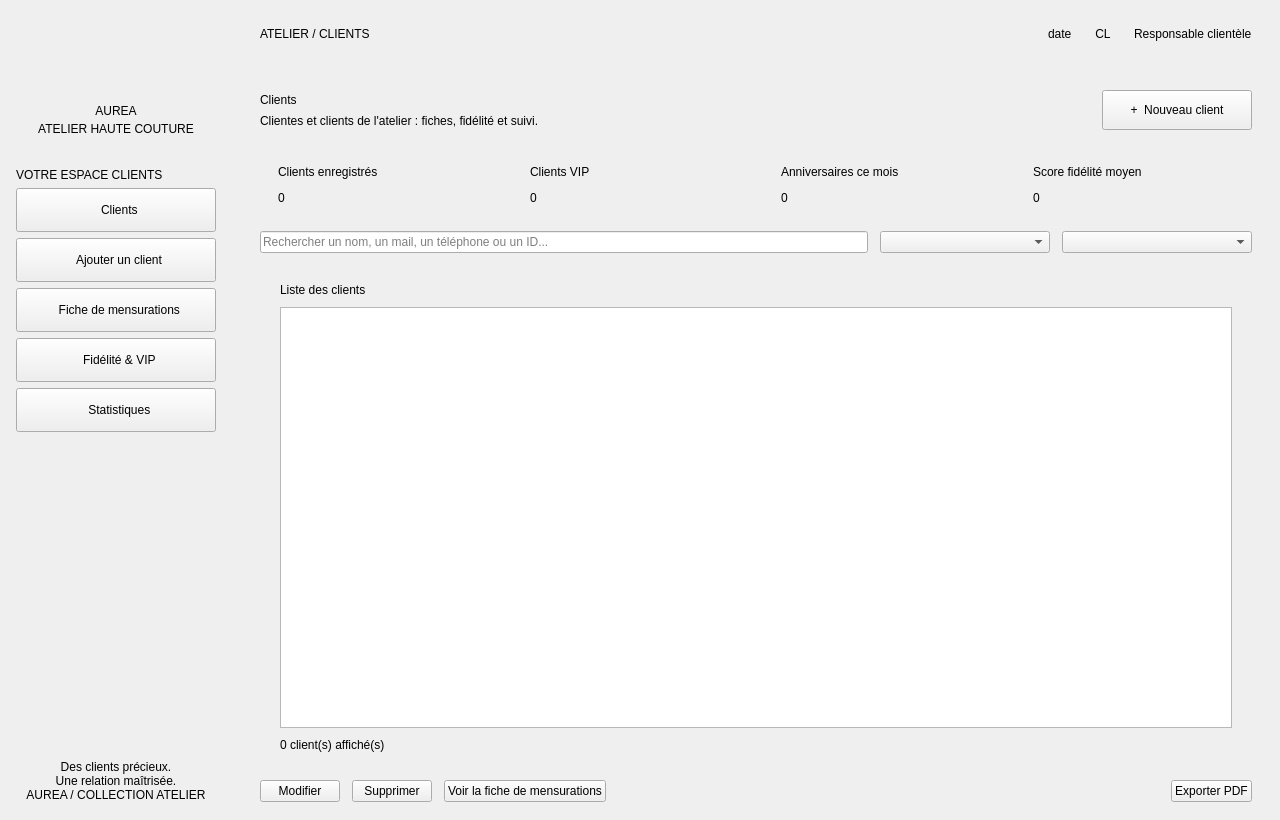
<?xml version="1.0" encoding="UTF-8"?>
<ui version="4.0">
 <class>ClientWindow</class>
 <widget class="QMainWindow" name="ClientWindow">
  <property name="geometry">
   <rect><x>0</x><y>0</y><width>1280</width><height>820</height></rect>
  </property>
  <property name="minimumSize">
   <size><width>1180</width><height>720</height></size>
  </property>
  <property name="windowTitle">
   <string>AUREA — Gestion des clients</string>
  </property>
  <widget class="QWidget" name="centralwidget">
   <layout class="QHBoxLayout" name="rootLayout">
    <property name="spacing"><number>0</number></property>
    <property name="leftMargin"><number>0</number></property>
    <property name="topMargin"><number>0</number></property>
    <property name="rightMargin"><number>0</number></property>
    <property name="bottomMargin"><number>0</number></property>

    <!-- ================= SIDEBAR ================= -->
    <item>
     <widget class="QFrame" name="sidebar">
      <property name="minimumSize"><size><width>232</width><height>0</height></size></property>
      <property name="maximumSize"><size><width>232</width><height>16777215</height></size></property>
      <layout class="QVBoxLayout" name="sidebarLayout">
       <property name="spacing"><number>6</number></property>
       <property name="leftMargin"><number>16</number></property>
       <property name="rightMargin"><number>16</number></property>
       <property name="topMargin"><number>24</number></property>
       <property name="bottomMargin"><number>18</number></property>
       <item>
        <layout class="QVBoxLayout" name="brandLayout">
         <property name="spacing"><number>4</number></property>
         <item>
          <widget class="QLabel" name="logoLabel">
           <property name="minimumSize"><size><width>0</width><height>76</height></size></property>
           <property name="maximumSize"><size><width>16777215</width><height>76</height></size></property>
           <property name="alignment"><set>Qt::AlignCenter</set></property>
          </widget>
         </item>
         <item>
          <widget class="QLabel" name="brandName">
           <property name="text"><string>AUREA</string></property>
           <property name="alignment"><set>Qt::AlignCenter</set></property>
          </widget>
         </item>
         <item>
          <widget class="QLabel" name="brandSub">
           <property name="text"><string>ATELIER HAUTE COUTURE</string></property>
           <property name="alignment"><set>Qt::AlignCenter</set></property>
          </widget>
         </item>
        </layout>
       </item>
       <item>
        <spacer name="spacerBrand">
         <property name="orientation"><enum>Qt::Vertical</enum></property>
         <property name="sizeType"><enum>QSizePolicy::Fixed</enum></property>
         <property name="sizeHint" stdset="0"><size><width>20</width><height>26</height></size></property>
        </spacer>
       </item>
       <item>
        <widget class="QLabel" name="navTitle">
         <property name="text"><string>VOTRE ESPACE CLIENTS</string></property>
        </widget>
       </item>
       <item>
        <widget class="QPushButton" name="btnNavClients">
         <property name="minimumSize"><size><width>0</width><height>44</height></size></property>
         <property name="text"><string>  Clients</string></property>
         <property name="checked"><bool>true</bool></property>
        </widget>
       </item>
       <item>
        <widget class="QPushButton" name="btnNavAjouter">
         <property name="minimumSize"><size><width>0</width><height>44</height></size></property>
         <property name="text"><string>  Ajouter un client</string></property>
        </widget>
       </item>
       <item>
        <widget class="QPushButton" name="btnNavMesures">
         <property name="minimumSize"><size><width>0</width><height>44</height></size></property>
         <property name="text"><string>  Fiche de mensurations</string></property>
        </widget>
       </item>
       <item>
        <widget class="QPushButton" name="btnNavFidelite">
         <property name="minimumSize"><size><width>0</width><height>44</height></size></property>
         <property name="text"><string>  Fidélité &amp;&amp; VIP</string></property>
        </widget>
       </item>
       <item>
        <widget class="QPushButton" name="btnNavStats">
         <property name="minimumSize"><size><width>0</width><height>44</height></size></property>
         <property name="text"><string>  Statistiques</string></property>
        </widget>
       </item>
       <item>
        <spacer name="spacerSidebar">
         <property name="orientation"><enum>Qt::Vertical</enum></property>
         <property name="sizeHint" stdset="0"><size><width>20</width><height>40</height></size></property>
        </spacer>
       </item>
       <item>
        <widget class="QLabel" name="footerText">
         <property name="alignment"><set>Qt::AlignCenter</set></property>
         <property name="text"><string>Des clients précieux.
Une relation maîtrisée.
AUREA / COLLECTION ATELIER</string></property>
        </widget>
       </item>
      </layout>
     </widget>
    </item>

    <!-- ================= CONTENT ================= -->
    <item>
     <widget class="QWidget" name="contentArea">
      <layout class="QVBoxLayout" name="contentLayout">
       <property name="leftMargin"><number>0</number></property>
       <property name="rightMargin"><number>0</number></property>
       <property name="topMargin"><number>0</number></property>
       <property name="bottomMargin"><number>0</number></property>
       <property name="spacing"><number>0</number></property>

       <!-- top bar -->
       <item>
        <widget class="QFrame" name="topbar">
        <property name="minimumSize"><size><width>0</width><height>68</height></size></property>
        <property name="maximumSize"><size><width>16777215</width><height>68</height></size></property>
        <layout class="QHBoxLayout" name="topbarLayout">
         <property name="leftMargin"><number>28</number></property>
         <property name="rightMargin"><number>28</number></property>
         <property name="topMargin"><number>10</number></property>
         <property name="bottomMargin"><number>10</number></property>
         <property name="spacing"><number>12</number></property>
         <item>
          <widget class="QLabel" name="lblBreadcrumb">
           <property name="text"><string>ATELIER / CLIENTS</string></property>
          </widget>
         </item>
         <item>
          <spacer name="spacerTop">
           <property name="orientation"><enum>Qt::Horizontal</enum></property>
           <property name="sizeHint" stdset="0"><size><width>40</width><height>20</height></size></property>
          </spacer>
         </item>
         <item>
          <widget class="QLabel" name="lblDate">
           <property name="text"><string>date</string></property>
          </widget>
         </item>
         <item>
          <widget class="QLabel" name="avatarUser">
           <property name="minimumSize"><size><width>38</width><height>38</height></size></property>
           <property name="maximumSize"><size><width>38</width><height>38</height></size></property>
           <property name="text"><string>CL</string></property>
           <property name="alignment"><set>Qt::AlignCenter</set></property>
          </widget>
         </item>
         <item>
          <widget class="QLabel" name="lblUser">
           <property name="text"><string>Responsable clientèle</string></property>
          </widget>
         </item>
        </layout>
       </widget>
       </item>

       <item>
        <widget class="QStackedWidget" name="stackedWidget">
         <property name="currentIndex"><number>0</number></property>

         <!-- ========== PAGE 0 : CLIENTS (CRUD) ========== -->
         <widget class="QWidget" name="pageClients">
          <layout class="QVBoxLayout" name="clientsLayout">
           <property name="leftMargin"><number>28</number></property>
           <property name="topMargin"><number>22</number></property>
           <property name="rightMargin"><number>28</number></property>
           <property name="bottomMargin"><number>18</number></property>
           <property name="spacing"><number>12</number></property>
           <item>
            <layout class="QHBoxLayout" name="headerLayout">
             <item>
              <layout class="QVBoxLayout" name="headerTextLayout">
               <property name="spacing"><number>2</number></property>
               <item>
                <widget class="QLabel" name="lblTitleClients">
                 <property name="text"><string>Clients</string></property>
                 <property name="role" stdset="0"><string>title</string></property>
                </widget>
               </item>
               <item>
                <widget class="QLabel" name="lblSubClients">
                 <property name="text"><string>Clientes et clients de l'atelier : fiches, fidélité et suivi.</string></property>
                 <property name="role" stdset="0"><string>muted</string></property>
                </widget>
               </item>
              </layout>
             </item>
             <item>
              <spacer name="spacerHeader">
               <property name="orientation"><enum>Qt::Horizontal</enum></property>
               <property name="sizeHint" stdset="0"><size><width>40</width><height>20</height></size></property>
              </spacer>
             </item>
             <item>
              <widget class="QPushButton" name="btnNouveau">
               <property name="minimumSize"><size><width>150</width><height>40</height></size></property>
               <property name="text"><string>+  Nouveau client</string></property>
              </widget>
             </item>
            </layout>
           </item>

           <!-- KPI cards -->
           <item>
            <layout class="QHBoxLayout" name="kpiLayout">
             <property name="spacing"><number>14</number></property>
             <item>
              <widget class="QFrame" name="cardTotal">
               <layout class="QVBoxLayout" name="cardTotalLayout">
 <property name="leftMargin"><number>18</number></property><property name="topMargin"><number>15</number></property><property name="rightMargin"><number>18</number></property><property name="bottomMargin"><number>14</number></property><property name="spacing"><number>4</number></property>
                <item>
                 <layout class="QHBoxLayout" name="cardTotalHead">
                  <item><widget class="QLabel" name="capTotal"><property name="text"><string>Clients enregistrés</string></property><property name="role" stdset="0"><string>muted</string></property></widget></item>
                  <item><spacer name="cardTotalSp"><property name="orientation"><enum>Qt::Horizontal</enum></property><property name="sizeHint" stdset="0"><size><width>10</width><height>10</height></size></property></spacer></item>
                  <item><widget class="QLabel" name="iconTotal"><property name="minimumSize"><size><width>30</width><height>30</height></size></property><property name="maximumSize"><size><width>30</width><height>30</height></size></property><property name="alignment"><set>Qt::AlignCenter</set></property><property name="role" stdset="0"><string>iconbox</string></property></widget></item>
                 </layout>
                </item>
                <item><widget class="QLabel" name="kpiTotal"><property name="text"><string>0</string></property><property name="role" stdset="0"><string>kpi</string></property></widget></item>
               </layout>
              </widget>
             </item>
             <item>
              <widget class="QFrame" name="cardVip">
               <layout class="QVBoxLayout" name="cardVipLayout">
 <property name="leftMargin"><number>18</number></property><property name="topMargin"><number>15</number></property><property name="rightMargin"><number>18</number></property><property name="bottomMargin"><number>14</number></property><property name="spacing"><number>4</number></property>
                <item>
                 <layout class="QHBoxLayout" name="cardVipHead">
                  <item><widget class="QLabel" name="capVip"><property name="text"><string>Clients VIP</string></property><property name="role" stdset="0"><string>muted</string></property></widget></item>
                  <item><spacer name="cardVipSp"><property name="orientation"><enum>Qt::Horizontal</enum></property><property name="sizeHint" stdset="0"><size><width>10</width><height>10</height></size></property></spacer></item>
                  <item><widget class="QLabel" name="iconVip"><property name="minimumSize"><size><width>30</width><height>30</height></size></property><property name="maximumSize"><size><width>30</width><height>30</height></size></property><property name="alignment"><set>Qt::AlignCenter</set></property><property name="role" stdset="0"><string>iconbox</string></property></widget></item>
                 </layout>
                </item>
                <item><widget class="QLabel" name="kpiVip"><property name="text"><string>0</string></property><property name="role" stdset="0"><string>kpi</string></property></widget></item>
               </layout>
              </widget>
             </item>
             <item>
              <widget class="QFrame" name="cardAnniv">
               <layout class="QVBoxLayout" name="cardAnnivLayout">
 <property name="leftMargin"><number>18</number></property><property name="topMargin"><number>15</number></property><property name="rightMargin"><number>18</number></property><property name="bottomMargin"><number>14</number></property><property name="spacing"><number>4</number></property>
                <item>
                 <layout class="QHBoxLayout" name="cardAnnivHead">
                  <item><widget class="QLabel" name="capAnniv"><property name="text"><string>Anniversaires ce mois</string></property><property name="role" stdset="0"><string>muted</string></property></widget></item>
                  <item><spacer name="cardAnnivSp"><property name="orientation"><enum>Qt::Horizontal</enum></property><property name="sizeHint" stdset="0"><size><width>10</width><height>10</height></size></property></spacer></item>
                  <item><widget class="QLabel" name="iconAnniv"><property name="minimumSize"><size><width>30</width><height>30</height></size></property><property name="maximumSize"><size><width>30</width><height>30</height></size></property><property name="alignment"><set>Qt::AlignCenter</set></property><property name="role" stdset="0"><string>iconbox</string></property></widget></item>
                 </layout>
                </item>
                <item><widget class="QLabel" name="kpiAnniv"><property name="text"><string>0</string></property><property name="role" stdset="0"><string>kpi</string></property></widget></item>
               </layout>
              </widget>
             </item>
             <item>
              <widget class="QFrame" name="cardScore">
               <layout class="QVBoxLayout" name="cardScoreLayout">
 <property name="leftMargin"><number>18</number></property><property name="topMargin"><number>15</number></property><property name="rightMargin"><number>18</number></property><property name="bottomMargin"><number>14</number></property><property name="spacing"><number>4</number></property>
                <item>
                 <layout class="QHBoxLayout" name="cardScoreHead">
                  <item><widget class="QLabel" name="capScore"><property name="text"><string>Score fidélité moyen</string></property><property name="role" stdset="0"><string>muted</string></property></widget></item>
                  <item><spacer name="cardScoreSp"><property name="orientation"><enum>Qt::Horizontal</enum></property><property name="sizeHint" stdset="0"><size><width>10</width><height>10</height></size></property></spacer></item>
                  <item><widget class="QLabel" name="iconScore"><property name="minimumSize"><size><width>30</width><height>30</height></size></property><property name="maximumSize"><size><width>30</width><height>30</height></size></property><property name="alignment"><set>Qt::AlignCenter</set></property><property name="role" stdset="0"><string>iconbox</string></property></widget></item>
                 </layout>
                </item>
                <item><widget class="QLabel" name="kpiScore"><property name="text"><string>0</string></property><property name="role" stdset="0"><string>kpi</string></property></widget></item>
               </layout>
              </widget>
             </item>
            </layout>
           </item>

           <!-- search / filter / sort -->
           <item>
            <layout class="QHBoxLayout" name="filterLayout">
             <item>
              <widget class="QLineEdit" name="lineSearch">
               <property name="placeholderText"><string>Rechercher un nom, un mail, un téléphone ou un ID...</string></property>
               <property name="clearButtonEnabled"><bool>true</bool></property>
              </widget>
             </item>
             <item>
              <widget class="QComboBox" name="comboFiltre">
               <property name="minimumSize"><size><width>170</width><height>0</height></size></property>
              </widget>
             </item>
             <item>
              <widget class="QComboBox" name="comboTri">
               <property name="minimumSize"><size><width>190</width><height>0</height></size></property>
              </widget>
             </item>
            </layout>
           </item>

           <!-- table -->
           <item>
            <widget class="QFrame" name="panelTable">
             <layout class="QVBoxLayout" name="panelTableLayout">
 <property name="leftMargin"><number>20</number></property><property name="topMargin"><number>18</number></property><property name="rightMargin"><number>20</number></property><property name="bottomMargin"><number>16</number></property><property name="spacing"><number>10</number></property>
              <item>
               <widget class="QLabel" name="lblCatalogue">
                <property name="text"><string>Liste des clients</string></property>
                <property name="role" stdset="0"><string>section</string></property>
               </widget>
              </item>
              <item>
               <widget class="QTableWidget" name="tableClients"/>
              </item>
              <item>
               <widget class="QLabel" name="lblCount">
                <property name="text"><string>0 client(s) affiché(s)</string></property>
                <property name="role" stdset="0"><string>muted</string></property>
               </widget>
              </item>
             </layout>
            </widget>
           </item>

           <!-- action buttons -->
           <item>
            <layout class="QHBoxLayout" name="actionsLayout">
             <item><widget class="QPushButton" name="btnModifier"><property name="text"><string>Modifier</string></property></widget></item>
             <item><widget class="QPushButton" name="btnSupprimer"><property name="text"><string>Supprimer</string></property></widget></item>
             <item><widget class="QPushButton" name="btnVoirMesures"><property name="text"><string>Voir la fiche de mensurations</string></property></widget></item>
             <item>
              <spacer name="spacerActions">
               <property name="orientation"><enum>Qt::Horizontal</enum></property>
               <property name="sizeHint" stdset="0"><size><width>40</width><height>20</height></size></property>
              </spacer>
             </item>
             <item><widget class="QPushButton" name="btnExportPdf"><property name="text"><string>Exporter PDF</string></property></widget></item>
            </layout>
           </item>
          </layout>
         </widget>

         <!-- ========== PAGE 1 : FORMULAIRE AJOUT / MODIF ========== -->
         <widget class="QWidget" name="pageForm">
          <layout class="QVBoxLayout" name="formPageLayout">
           <property name="leftMargin"><number>28</number></property>
           <property name="topMargin"><number>22</number></property>
           <property name="rightMargin"><number>28</number></property>
           <property name="bottomMargin"><number>18</number></property>
           <property name="spacing"><number>14</number></property>
           <item>
            <widget class="QLabel" name="lblFormTitle">
             <property name="text"><string>Ajouter un client</string></property>
             <property name="role" stdset="0"><string>title</string></property>
            </widget>
           </item>
           <item>
            <widget class="QFrame" name="panelForm">
             <property name="maximumSize"><size><width>820</width><height>16777215</height></size></property>
             <layout class="QVBoxLayout" name="panelFormLayout">
 <property name="leftMargin"><number>28</number></property><property name="topMargin"><number>24</number></property><property name="rightMargin"><number>28</number></property><property name="bottomMargin"><number>22</number></property><property name="spacing"><number>16</number></property>
              <item>
               <layout class="QFormLayout" name="formLayout">
                <property name="verticalSpacing"><number>14</number></property>
                <property name="horizontalSpacing"><number>20</number></property>
                <item row="0" column="0"><widget class="QLabel" name="l0"><property name="text"><string>ID</string></property></widget></item>
                <item row="0" column="1"><widget class="QLabel" name="labelId"><property name="text"><string>Automatique</string></property><property name="role" stdset="0"><string>muted</string></property></widget></item>
                <item row="1" column="0"><widget class="QLabel" name="l1"><property name="text"><string>Nom complet *</string></property></widget></item>
                <item row="1" column="1"><widget class="QLineEdit" name="leNom"><property name="placeholderText"><string>ex : Amira Trabelsi</string></property></widget></item>
                <item row="2" column="0"><widget class="QLabel" name="l2"><property name="text"><string>Adresse mail *</string></property></widget></item>
                <item row="2" column="1"><widget class="QLineEdit" name="leMail"><property name="placeholderText"><string>ex : amira@mail.com</string></property></widget></item>
                <item row="3" column="0"><widget class="QLabel" name="l3"><property name="text"><string>Téléphone *</string></property></widget></item>
                <item row="3" column="1"><widget class="QLineEdit" name="leTel"><property name="placeholderText"><string>8 chiffres, ex : 22123456</string></property></widget></item>
                <item row="4" column="0"><widget class="QLabel" name="l4"><property name="text"><string>Date de naissance</string></property></widget></item>
                <item row="4" column="1"><widget class="QDateEdit" name="deNaissance"><property name="displayFormat"><string>dd/MM/yyyy</string></property><property name="calendarPopup"><bool>true</bool></property></widget></item>
                <item row="5" column="0"><widget class="QLabel" name="l5"><property name="text"><string>Mensuration (résumé)</string></property></widget></item>
                <item row="5" column="1"><widget class="QLineEdit" name="leMensuration"><property name="placeholderText"><string>ex : P90 / T70 / H95 (détails dans la fiche de mensurations)</string></property></widget></item>
                <item row="6" column="0"><widget class="QLabel" name="l6"><property name="text"><string>Catégorie</string></property></widget></item>
                <item row="6" column="1"><widget class="QComboBox" name="comboCategorie"/></item>
               </layout>
              </item>
              <item>
               <layout class="QHBoxLayout" name="formButtonsLayout">
                <item>
                 <spacer name="spacerForm">
                  <property name="orientation"><enum>Qt::Horizontal</enum></property>
                  <property name="sizeHint" stdset="0"><size><width>40</width><height>20</height></size></property>
                 </spacer>
                </item>
                <item><widget class="QPushButton" name="btnAnnuler"><property name="text"><string>Annuler</string></property></widget></item>
                <item><widget class="QPushButton" name="btnEnregistrer"><property name="minimumSize"><size><width>150</width><height>40</height></size></property><property name="text"><string>Enregistrer</string></property></widget></item>
               </layout>
              </item>
             </layout>
            </widget>
           </item>
           <item>
            <spacer name="spacerFormPage">
             <property name="orientation"><enum>Qt::Vertical</enum></property>
             <property name="sizeHint" stdset="0"><size><width>20</width><height>40</height></size></property>
            </spacer>
           </item>
          </layout>
         </widget>

         <!-- ========== PAGE 2 : FICHE DE MENSURATIONS ========== -->
         <widget class="QWidget" name="pageMesures">
          <layout class="QVBoxLayout" name="mesuresPageLayout">
           <property name="leftMargin"><number>28</number></property>
           <property name="topMargin"><number>22</number></property>
           <property name="rightMargin"><number>28</number></property>
           <property name="bottomMargin"><number>18</number></property>
           <property name="spacing"><number>14</number></property>
           <item>
            <widget class="QLabel" name="lblMesTitle">
             <property name="text"><string>Fiche de mensurations</string></property>
             <property name="role" stdset="0"><string>title</string></property>
            </widget>
           </item>
           <item>
            <layout class="QHBoxLayout" name="mesuresRowLayout">
             <property name="spacing"><number>14</number></property>
             <item>
              <widget class="QFrame" name="panelMesure">
               <property name="maximumSize"><size><width>380</width><height>16777215</height></size></property>
               <layout class="QVBoxLayout" name="panelMesureLayout">
 <property name="leftMargin"><number>22</number></property><property name="topMargin"><number>20</number></property><property name="rightMargin"><number>22</number></property><property name="bottomMargin"><number>20</number></property><property name="spacing"><number>12</number></property>
                <item><widget class="QLabel" name="lblNouvMes"><property name="text"><string>Nouvelle prise de mesures</string></property><property name="role" stdset="0"><string>section</string></property></widget></item>
                <item><widget class="QComboBox" name="comboClientMes"/></item>
                <item>
                 <layout class="QFormLayout" name="mesFormLayout">
                  <property name="verticalSpacing"><number>10</number></property>
                  <item row="0" column="0"><widget class="QLabel" name="m0"><property name="text"><string>Poitrine</string></property></widget></item>
                  <item row="0" column="1"><widget class="QDoubleSpinBox" name="sbPoitrine"><property name="decimals"><number>1</number></property><property name="maximum"><double>300.0</double></property><property name="value"><double>90.0</double></property><property name="suffix"><string> cm</string></property></widget></item>
                  <item row="1" column="0"><widget class="QLabel" name="m1"><property name="text"><string>Taille</string></property></widget></item>
                  <item row="1" column="1"><widget class="QDoubleSpinBox" name="sbTaille"><property name="decimals"><number>1</number></property><property name="maximum"><double>300.0</double></property><property name="value"><double>70.0</double></property><property name="suffix"><string> cm</string></property></widget></item>
                  <item row="2" column="0"><widget class="QLabel" name="m2"><property name="text"><string>Hanches</string></property></widget></item>
                  <item row="2" column="1"><widget class="QDoubleSpinBox" name="sbHanches"><property name="decimals"><number>1</number></property><property name="maximum"><double>300.0</double></property><property name="value"><double>95.0</double></property><property name="suffix"><string> cm</string></property></widget></item>
                  <item row="3" column="0"><widget class="QLabel" name="m3"><property name="text"><string>Épaules</string></property></widget></item>
                  <item row="3" column="1"><widget class="QDoubleSpinBox" name="sbEpaules"><property name="decimals"><number>1</number></property><property name="maximum"><double>300.0</double></property><property name="value"><double>40.0</double></property><property name="suffix"><string> cm</string></property></widget></item>
                  <item row="4" column="0"><widget class="QLabel" name="m4"><property name="text"><string>Longueur manche</string></property></widget></item>
                  <item row="4" column="1"><widget class="QDoubleSpinBox" name="sbManche"><property name="decimals"><number>1</number></property><property name="maximum"><double>300.0</double></property><property name="value"><double>60.0</double></property><property name="suffix"><string> cm</string></property></widget></item>
                  <item row="5" column="0"><widget class="QLabel" name="m5"><property name="text"><string>Hauteur</string></property></widget></item>
                  <item row="5" column="1"><widget class="QDoubleSpinBox" name="sbHauteur"><property name="decimals"><number>1</number></property><property name="maximum"><double>300.0</double></property><property name="value"><double>170.0</double></property><property name="suffix"><string> cm</string></property></widget></item>
                 </layout>
                </item>
                <item><widget class="QPushButton" name="btnAjouterMesure"><property name="minimumSize"><size><width>0</width><height>40</height></size></property><property name="text"><string>Enregistrer ces mesures</string></property></widget></item>
                <item>
                 <spacer name="spacerMes">
                  <property name="orientation"><enum>Qt::Vertical</enum></property>
                  <property name="sizeHint" stdset="0"><size><width>20</width><height>20</height></size></property>
                 </spacer>
                </item>
               </layout>
              </widget>
             </item>
             <item>
              <widget class="QFrame" name="panelHistorique">
               <layout class="QVBoxLayout" name="panelHistLayout">
 <property name="leftMargin"><number>20</number></property><property name="topMargin"><number>18</number></property><property name="rightMargin"><number>20</number></property><property name="bottomMargin"><number>16</number></property><property name="spacing"><number>10</number></property>
                <item><widget class="QLabel" name="lblHist"><property name="text"><string>Historique des mesures</string></property><property name="role" stdset="0"><string>section</string></property></widget></item>
                <item><widget class="QTableWidget" name="tableMesures"/></item>
               </layout>
              </widget>
             </item>
            </layout>
           </item>
           <item>
            <widget class="QFrame" name="panelRappel">
             <layout class="QHBoxLayout" name="rappelLayout">
 <property name="leftMargin"><number>20</number></property><property name="topMargin"><number>14</number></property><property name="rightMargin"><number>20</number></property><property name="bottomMargin"><number>14</number></property><property name="spacing"><number>12</number></property>
              <item><widget class="QLabel" name="lblRappel"><property name="text"><string>Rappel d'essayage par mail :</string></property><property name="role" stdset="0"><string>section</string></property></widget></item>
              <item><widget class="QDateTimeEdit" name="dtEssayage"><property name="displayFormat"><string>dd/MM/yyyy HH:mm</string></property><property name="calendarPopup"><bool>true</bool></property></widget></item>
              <item>
               <spacer name="spacerRappel">
                <property name="orientation"><enum>Qt::Horizontal</enum></property>
                <property name="sizeHint" stdset="0"><size><width>40</width><height>20</height></size></property>
               </spacer>
              </item>
              <item><widget class="QPushButton" name="btnRappel"><property name="minimumSize"><size><width>200</width><height>40</height></size></property><property name="text"><string>Envoyer le rappel</string></property></widget></item>
             </layout>
            </widget>
           </item>
          </layout>
         </widget>

         <!-- ========== PAGE 3 : FIDELITE ========== -->
         <widget class="QWidget" name="pageFidelite">
          <layout class="QVBoxLayout" name="fidPageLayout">
           <property name="leftMargin"><number>28</number></property>
           <property name="topMargin"><number>22</number></property>
           <property name="rightMargin"><number>28</number></property>
           <property name="bottomMargin"><number>18</number></property>
           <property name="spacing"><number>14</number></property>
           <item>
            <widget class="QLabel" name="lblFidTitle">
             <property name="text"><string>Fidélité &amp; statut VIP</string></property>
             <property name="role" stdset="0"><string>title</string></property>
            </widget>
           </item>
           <item>
            <widget class="QLabel" name="lblRegle">
             <property name="text"><string>Score = (montant total ÷ 100) + (10 × nombre de commandes des 12 derniers mois).  Score ≥ 100 : le client devient VIP automatiquement.</string></property>
             <property name="role" stdset="0"><string>muted</string></property>
             <property name="wordWrap"><bool>true</bool></property>
            </widget>
           </item>
           <item>
            <widget class="QFrame" name="panelCmd">
             <layout class="QHBoxLayout" name="cmdLayout">
 <property name="leftMargin"><number>20</number></property><property name="topMargin"><number>14</number></property><property name="rightMargin"><number>20</number></property><property name="bottomMargin"><number>14</number></property><property name="spacing"><number>12</number></property>
              <item><widget class="QLabel" name="lblCmd"><property name="text"><string>Nouvelle commande :</string></property><property name="role" stdset="0"><string>section</string></property></widget></item>
              <item><widget class="QComboBox" name="comboClientCmd"><property name="minimumSize"><size><width>240</width><height>0</height></size></property></widget></item>
              <item><widget class="QDoubleSpinBox" name="sbMontant"><property name="maximum"><double>1000000.0</double></property><property name="value"><double>500.0</double></property><property name="suffix"><string> DT</string></property></widget></item>
              <item>
               <spacer name="spacerCmd">
                <property name="orientation"><enum>Qt::Horizontal</enum></property>
                <property name="sizeHint" stdset="0"><size><width>40</width><height>20</height></size></property>
               </spacer>
              </item>
              <item><widget class="QPushButton" name="btnAjouterCommande"><property name="minimumSize"><size><width>180</width><height>40</height></size></property><property name="text"><string>Ajouter la commande</string></property></widget></item>
             </layout>
            </widget>
           </item>
           <item>
            <widget class="QFrame" name="panelFid">
             <layout class="QVBoxLayout" name="panelFidLayout">
 <property name="leftMargin"><number>20</number></property><property name="topMargin"><number>18</number></property><property name="rightMargin"><number>20</number></property><property name="bottomMargin"><number>16</number></property><property name="spacing"><number>10</number></property>
              <item><widget class="QLabel" name="lblClassement"><property name="text"><string>Classement fidélité</string></property><property name="role" stdset="0"><string>section</string></property></widget></item>
              <item><widget class="QTableWidget" name="tableFidelite"/></item>
              <item>
               <layout class="QHBoxLayout" name="annivLayout">
                <item><widget class="QLabel" name="labelAnniv"><property name="text"><string>Aucun anniversaire aujourd'hui.</string></property><property name="role" stdset="0"><string>muted</string></property></widget></item>
                <item>
                 <spacer name="spacerAnniv">
                  <property name="orientation"><enum>Qt::Horizontal</enum></property>
                  <property name="sizeHint" stdset="0"><size><width>40</width><height>20</height></size></property>
                 </spacer>
                </item>
                <item><widget class="QPushButton" name="btnAnniv"><property name="minimumSize"><size><width>260</width><height>40</height></size></property><property name="text"><string>Envoyer le mail d'anniversaire</string></property></widget></item>
               </layout>
              </item>
             </layout>
            </widget>
           </item>
          </layout>
         </widget>

         <!-- ========== PAGE 4 : STATISTIQUES ========== -->
         <widget class="QWidget" name="pageStats">
          <layout class="QVBoxLayout" name="statsPageLayout">
           <property name="leftMargin"><number>28</number></property>
           <property name="topMargin"><number>22</number></property>
           <property name="rightMargin"><number>28</number></property>
           <property name="bottomMargin"><number>18</number></property>
           <property name="spacing"><number>14</number></property>
           <item>
            <widget class="QLabel" name="lblStatsTitle">
             <property name="text"><string>Statistiques</string></property>
             <property name="role" stdset="0"><string>title</string></property>
            </widget>
           </item>
           <item>
            <widget class="QFrame" name="panelCharts">
             <layout class="QHBoxLayout" name="chartsLayout">
 <property name="leftMargin"><number>14</number></property><property name="topMargin"><number>14</number></property><property name="rightMargin"><number>14</number></property><property name="bottomMargin"><number>14</number></property><property name="spacing"><number>14</number></property></layout>
            </widget>
           </item>
          </layout>
         </widget>

        </widget>
       </item>
      </layout>
     </widget>
    </item>
   </layout>
  </widget>
 </widget>
 <resources/>
 <connections/>
</ui>
